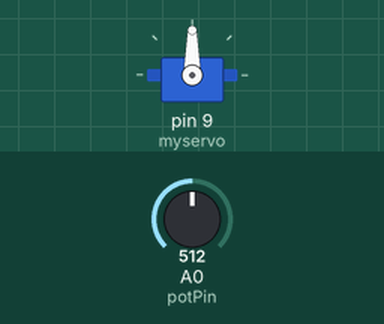
This sketch was run on a simulated Arduino Uno, built with avr-gcc and run on an emulated ATmega328P. On the bench: servo. Inputs (shaded band) come from the test bench; at power-on: A0 (potPin) = 512.

Above: at 1.2 s.
1.3 s: A0 (potPin) set to 716
At 2.2 s:
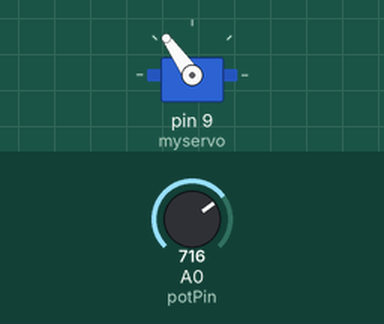
2.8 s: A0 (potPin) set to 900
At 4.0 s:
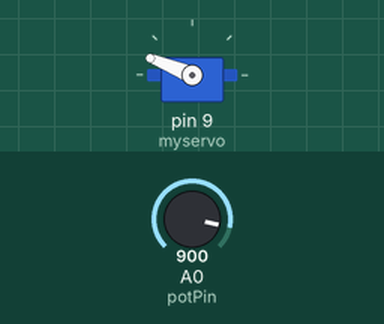
4.3 s: A0 (potPin) set to 1023
At 5.5 s:
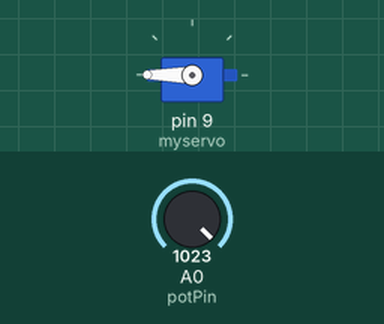
5.8 s: A0 (potPin) set to 306
At 6.5 s:
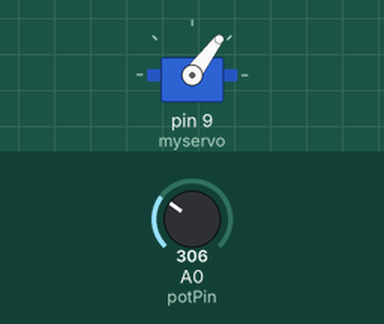
7.3 s: A0 (potPin) set to 122
At 7.9 s:
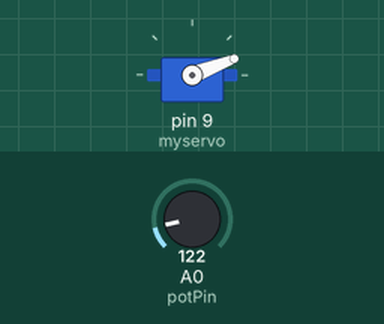
Timing chart, 0 to 9.8 s (numbered marks = the images above; inputs shaded):
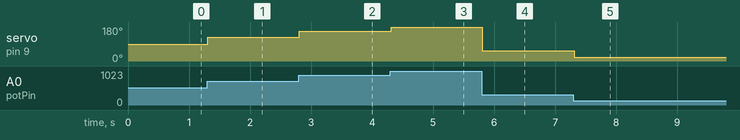

The sketch:

Asier_Class_6_controllingTheServoUsingPot.ino
```cpp
#include <Servo.h>

Servo myservo;
const int potPin = A0;
int value;


void setup() {
  myservo.attach(9);
}

void loop() {
  value = analogRead(potPin);

  value = map(value, 0, 1023, 0, 180);

  myservo.write(value);
  delay(15);
}
```

Measured:
- after the input at 1.3 s, servo on pin 9 (myservo): 90° → 125° at once
- after the input at 2.8 s, servo on pin 9 (myservo): 125° → 158° at once
- after the input at 4.3 s, servo on pin 9 (myservo): 158° → 180° at once
- after the input at 5.8 s, servo on pin 9 (myservo): 180° → 53° at once
- after the input at 7.3 s, servo on pin 9 (myservo): 53° → 21° at once
